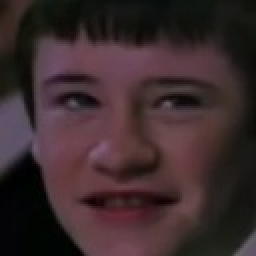
#> input picture face_recognition_video/data/aaaaa/00041.jpg, 128 x 128 px (shown 2 times larger); its folder holds only this picture in this run
$ python crop_face.py
#> lines starting #> are read from the running program, lines starting #| are printed output that depends on the picture
import glob
import cv2

def crop_face(filename):
    img = cv2.imread(filename) # BGR
    gray = cv2.cvtColor(img, cv2.COLOR_BGR2GRAY)

    face_cascade = cv2.CascadeClassifier(
        'cvdata/haarcascade_frontalface_default.xml')
    faces = face_cascade.detectMultiScale(
        gray,
        scaleFactor=1.1,
        minNeighbors=5,
        minSize=(30, 30),
        flags=cv2.CASCADE_SCALE_IMAGE
    )

    if (len(faces)) > 0:
        max_face = faces[0]
        for (x, y, w, h) in faces:
            if w*h > max_face[2]*max_face[3]:
                max_face = (x, y, w, h)
        crop_img = img[y:y+h, x:x+w, :]
        crop_face = cv2.resize(crop_face, (128, 128))
        cv2.imwrite(filename, crop_img)
    else:
        print(filename)
    pass

if __name__ == "__main__":
    files = glob.glob('data/*/*')
    files.sort()
    for it in files[:5]:
        print(it)

    for it in files:
        crop_face(it)
#> in crop_face, img is the input picture: shape (128, 128, 3); mean B, G, R 44.6, 42.8, 59.4
#> in crop_face, `gray = cv2.cvtColor(img, cv2.COLOR_BGR2GRAY)`:
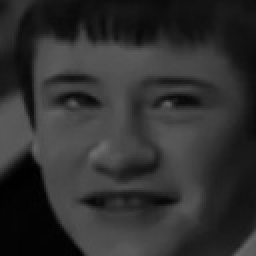
#> gray: shape (128, 128) (shown 2 times larger); min 0, max 108, mean 48
#> in crop_face, `faces = face_cascade.detectMultiScale( gray, scaleFactor=1.1, minNeigh..`: faces = [[6, 8, 113, 113]]
#> in crop_face, `max_face = faces[0]`: max_face = [6, 8, 113, 113]
#> the loop in crop_face, `for (x, y, w, h) in faces:` made 1 pass
#> in crop_face, `crop_img = img[y:y+h, x:x+w, :]`:
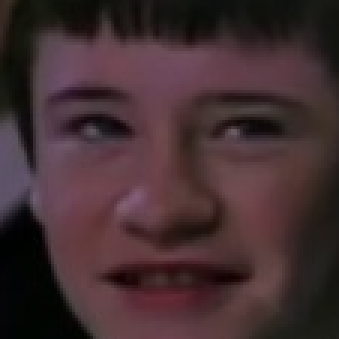
#> crop_img: shape (113, 113, 3) (shown 3 times larger); mean B, G, R 49.2, 46.4, 66.6
#> (the run stopped early here; a loop or call above may not have finished)

$ run again, on face_recognition_video/data/bbbbb/00043.jpg
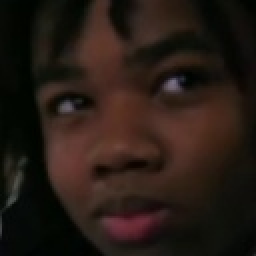
#> input picture face_recognition_video/data/bbbbb/00043.jpg, 128 x 128 px (shown 2 times larger)
#> in crop_face, img is the input picture: shape (128, 128, 3); mean B, G, R 20.3, 26.9, 38.1
#> in crop_face, `gray = cv2.cvtColor(img, cv2.COLOR_BGR2GRAY)`:
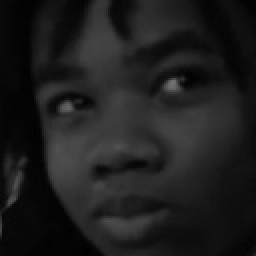
#> gray: shape (128, 128) (shown 2 times larger); min 1, max 117, mean 29.5
#> faces = [[3, 5, 115, 115]]
#> max_face = [3, 5, 115, 115]
#> the loop in crop_face, `for (x, y, w, h) in faces:` made 1 pass
#> in crop_face, `crop_img = img[y:y+h, x:x+w, :]`:
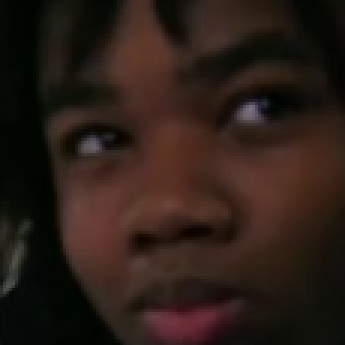
#> crop_img: shape (115, 115, 3) (shown 3 times larger); mean B, G, R 22.7, 29.7, 43.3
